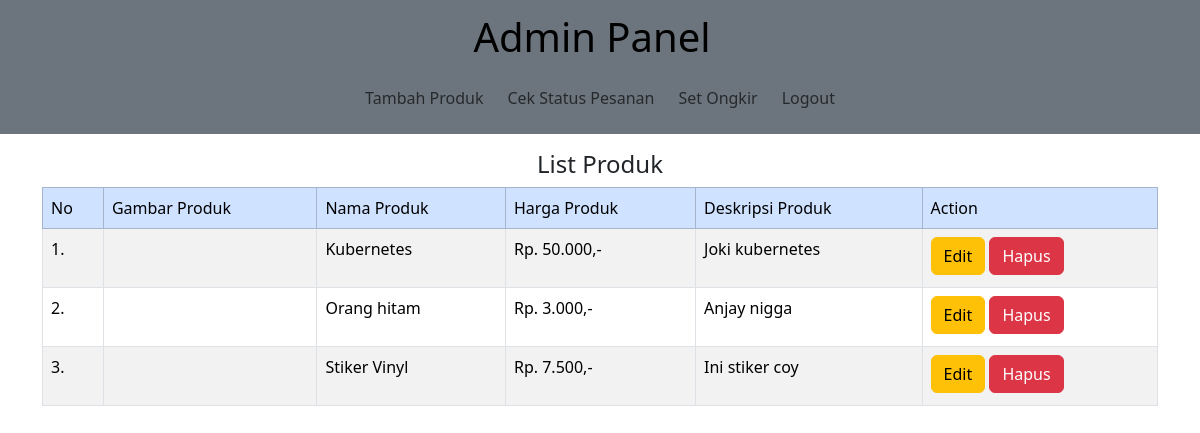
/admin/index.php (signed in), run on an earlier commit of the app's database.
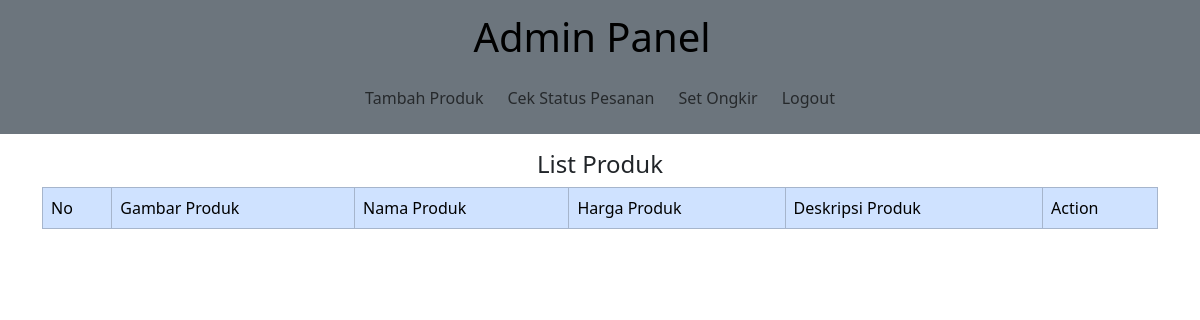
And on a later commit of the database.
### tables this page shows
CREATE TABLE `tb_produk` (
  `id_produk` int(11) NOT NULL,
  `nama_produk` varchar(30) NOT NULL,
  `harga_produk` int(10) NOT NULL,
  `deskripsi_produk` varchar(50) NOT NULL,
  `gambar_produk` varchar(100) NOT NULL
);

### admin/index.php (the view, shortened to what this page needs)
<?php
include('../config.php');
$query = mysqli_query($config, "SELECT * FROM tb_produk");
$data = mysqli_fetch_all($query, MYSQLI_ASSOC);
?>
<!DOCTYPE html>
<html lang="en">
<head>
    <link rel="stylesheet" href="../lib/css/main.css">
    <link rel="stylesheet" href="../lib/css/bootstrap.min.css">
</head>
<body>
    <nav class="navbar navbar-expand-md d-flex flex-row bg-secondary">
        <div class="container-fluid d-flex flex-column">
            <div class="d-flex flex-row justify-content-between">
                <a class="navbar-brand" href="./">
                    <h1>Admin Panel</h1>
                </a>
            </div>
            <div class="collapse navbar-collapse" id="navbarSupportedContent">
                <div class="d-flex flex-column">
                    <div class="justify-content-center  align-self-center mb-1">
                        <ul class="navbar-nav me-auto mb-2 mb-lg-0">
                            <li class="nav-item p-1">
                                <a class="nav-link" aria-current="page" href="?page=tambah">Tambah Produk</a>
                            </li>
                            <li class="nav-item p-1">
                                <a class="nav-link" href="?page=check">Cek Status Pesanan</a>
                            </li>
                            <li class="nav-item p-1">
                                <a class="nav-link" href="?page=ongkir">Set Ongkir</a>
                            </li>
                            <li class="nav-item p-1">
                                <a class="nav-link" href="./logout.php" onclick="return confirm('Apakah anda yakin logout?');">Logout</a>
                            </li>
                        </ul>
                    </div>
                </div>
            </div>
        </div>
    </nav>
    <div class="container d-flex flex-column justify-content-center">
        <h4 class="text-center mt-3">List Produk</h4>
        <table class="table table-striped table-bordered">
            <thead class="table-primary">
                <td>No</td>
                <td>Gambar Produk</td>
                <td>Nama Produk</td>
                <td>Harga Produk</td>
                <td>Deskripsi Produk</td>
                <td>Action</td>
            </thead>
            <?php
            $no = 1;
            ?>
            <?php foreach ($data as $data) : ?>
                <tr>
                <td>
                    <?php
                    echo $no++ .".";
                    ?>
                </td>
                    <td>
                        <div class="product-img">
                        </div>
                    </td>
                    <td><?php echo $data['nama_produk']?></td>
                    <td>Rp. <?php echo number_format($data['harga_produk'], 0, ',', '.')?>,-</td>
                    <td><?php echo $data['deskripsi_produk']?></td>
                    <td>
                        <a href="./?page=update&id=<?php echo $data['id_produk'] ?>" class="btn btn-warning mb-1">Edit</a>
                        <a href="./delete.php?id=<?php echo $data['id_produk'] ?>" class="btn btn-danger mb-1" onclick="return confirm('Anda yakin menghapus produk ini?');">Hapus</a>
                    </td>
                </tr>
            <?php endforeach; ?>
        </table>
    </div>
</body>
</html>

What changed in the data, as far as the page shows it:
removed tb_produk: nama_produk "Kubernetes", harga_produk "50.000", deskripsi_produk "Joki kubernetes"
removed tb_produk: nama_produk "Orang hitam", harga_produk "3.000", deskripsi_produk "Anjay nigga"
removed tb_produk: nama_produk "Stiker Vinyl", harga_produk "7.500", deskripsi_produk "Ini stiker coy"
